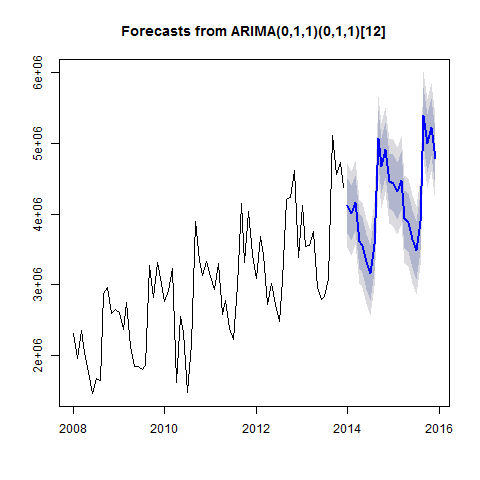

The R source for this figure:
#Creates Model_Seasonal_ARIMA_1 plot

png("Plots/Model_Seasonal_ARIMA_1_plot.png")
plot(forecast(Model_Seasonal_ARIMA_1))
dev.off()